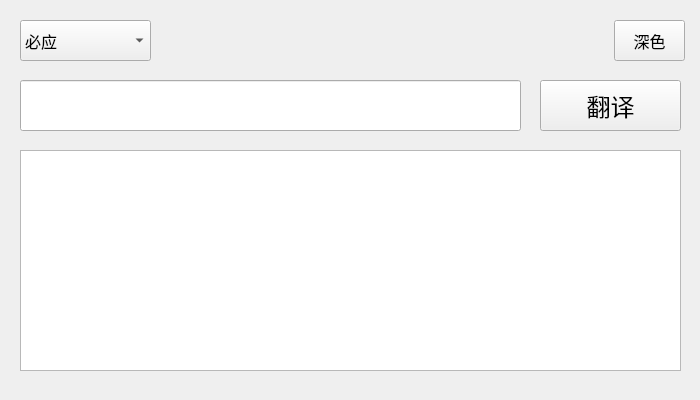
<?xml version="1.0" encoding="UTF-8"?>
<ui version="4.0">
 <class>Form</class>
 <widget class="QWidget" name="Form">
  <property name="geometry">
   <rect>
    <x>0</x>
    <y>0</y>
    <width>700</width>
    <height>400</height>
   </rect>
  </property>
  <property name="sizePolicy">
   <sizepolicy hsizetype="Fixed" vsizetype="Fixed">
    <horstretch>0</horstretch>
    <verstretch>0</verstretch>
   </sizepolicy>
  </property>
  <property name="windowTitle">
   <string>Form</string>
  </property>
  <widget class="QLineEdit" name="lineEdit_input">
   <property name="geometry">
    <rect>
     <x>20</x>
     <y>80</y>
     <width>501</width>
     <height>51</height>
    </rect>
   </property>
   <property name="font">
    <font>
     <family>微软雅黑 Light</family>
     <pointsize>18</pointsize>
    </font>
   </property>
  </widget>
  <widget class="QTextEdit" name="textEdit_result">
   <property name="enabled">
    <bool>true</bool>
   </property>
   <property name="geometry">
    <rect>
     <x>20</x>
     <y>150</y>
     <width>661</width>
     <height>221</height>
    </rect>
   </property>
   <property name="sizePolicy">
    <sizepolicy hsizetype="Maximum" vsizetype="Maximum">
     <horstretch>0</horstretch>
     <verstretch>0</verstretch>
    </sizepolicy>
   </property>
   <property name="font">
    <font>
     <family>微软雅黑 Light</family>
     <pointsize>18</pointsize>
    </font>
   </property>
   <property name="readOnly">
    <bool>true</bool>
   </property>
  </widget>
  <widget class="QPushButton" name="pushButton_trans">
   <property name="geometry">
    <rect>
     <x>540</x>
     <y>80</y>
     <width>141</width>
     <height>51</height>
    </rect>
   </property>
   <property name="font">
    <font>
     <family>微软雅黑 Light</family>
     <pointsize>18</pointsize>
    </font>
   </property>
   <property name="text">
    <string>翻译</string>
   </property>
  </widget>
  <widget class="QComboBox" name="comboBox">
   <property name="geometry">
    <rect>
     <x>20</x>
     <y>20</y>
     <width>131</width>
     <height>41</height>
    </rect>
   </property>
   <property name="font">
    <font>
     <family>微软雅黑 Light</family>
     <pointsize>12</pointsize>
    </font>
   </property>
   <item>
    <property name="text">
     <string>必应</string>
    </property>
   </item>
   <item>
    <property name="text">
     <string>有道</string>
    </property>
   </item>
   <item>
    <property name="text">
     <string>搜狗</string>
    </property>
   </item>
  </widget>
  <widget class="QPushButton" name="pushButton_theme">
   <property name="geometry">
    <rect>
     <x>614</x>
     <y>20</y>
     <width>71</width>
     <height>41</height>
    </rect>
   </property>
   <property name="font">
    <font>
     <family>微软雅黑 Light</family>
     <pointsize>12</pointsize>
    </font>
   </property>
   <property name="layoutDirection">
    <enum>Qt::RightToLeft</enum>
   </property>
   <property name="text">
    <string>深色</string>
   </property>
   <property name="checkable">
    <bool>true</bool>
   </property>
   <property name="checked">
    <bool>false</bool>
   </property>
   <property name="flat">
    <bool>false</bool>
   </property>
  </widget>
 </widget>
 <resources/>
 <connections/>
</ui>
